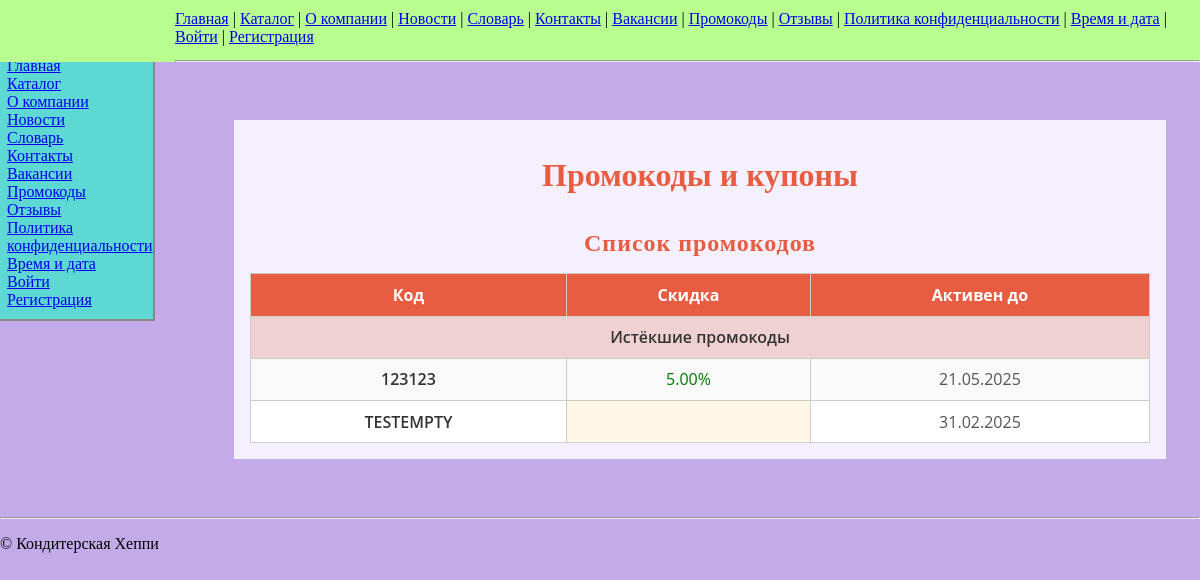
Page /promocodes/ on the earlier database version.
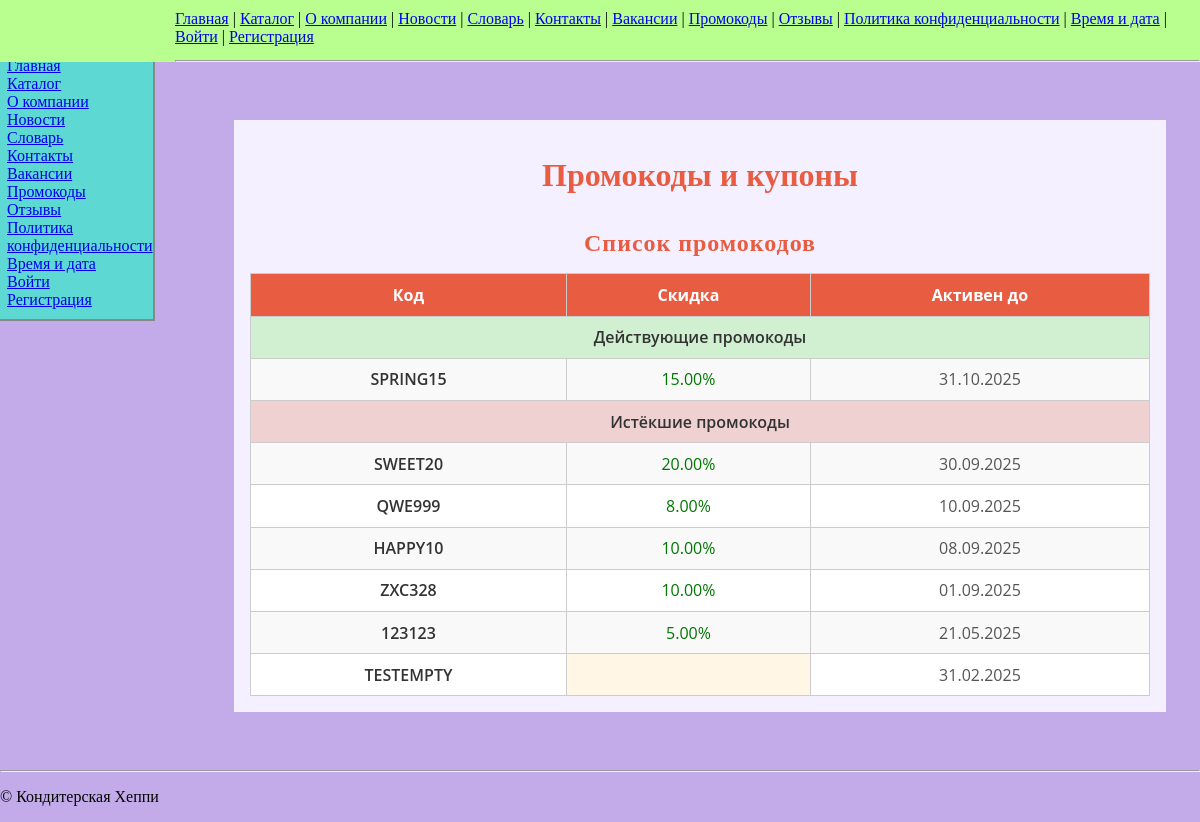
Same page on the later database version.
### shop/models.py (models this page shows, shortened)
class PromoCode(models.Model):
    code       = models.CharField(max_length=50, unique=True)
    discount   = models.DecimalField(max_digits=5, decimal_places=2)
    created_at = models.DateTimeField(auto_now_add=True)
    expires_at = models.DateTimeField(null=True, blank=True)
    @property
    def is_active(self):
        from django.utils import timezone
        if self.expires_at:
            return self.expires_at >= timezone.now()
        return True

### shop/views.py (the view)
# urls.py: re_path(r'^promocodes/$', views.PromoListView.as_view(), name='promocodes'),
class PromoListView(ListView):
    model = PromoCode
    template_name = 'shop/promocodes.html'
    context_object_name = 'promocodes'
    def get_context_data(self, **kwargs):
        context = super().get_context_data(**kwargs)
        now = timezone.now()
        all_codes = PromoCode.objects.all().order_by('-expires_at')
        context['active_promocodes'] = [p for p in all_codes if p.is_active]
        context['expired_promocodes'] = [p for p in all_codes if not p.is_active]
        return context

### shop/templates/shop/promocodes.html (shortened to what this page needs)
{% extends 'base.html' %}
{% block content %}
<div class="promocodes-page">
  <h1>Промокоды и купоны</h1>
  <h2>Список промокодов</h2>
  <table class="promocode-table">
    <thead>
      <tr>
        <th id="code">Код</th>
        <th id="discount">Скидка</th>
        <th id="expires">Активен до</th>
      </tr>
    </thead>
    <tbody>
      {% if active_promocodes %}
        <tr class="section-header">
          <td colspan="3">Действующие промокоды</td>
        </tr>
        {% for p in active_promocodes %}
          <tr>
            <td headers="code">{{ p.code }}</td>
            <td headers="discount">{{ p.discount }}%</td>
            <td headers="expires">{{ p.expires_at|date:"d.m.Y" }}</td>
          </tr>
        {% endfor %}
      {% endif %}
      {% if expired_promocodes %}
        <tr class="section-header expired">
          <td colspan="3">Истёкшие промокоды</td>
        </tr>
        {% for p in expired_promocodes %}
          <tr>
            <td headers="code">{{ p.code }}</td>
            <td headers="discount">{{ p.discount }}%</td>
            <td headers="expires">{{ p.expires_at|date:"d.m.Y" }}</td>
          </tr>
        {% endfor %}
      {% endif %}
      <tr>
        <td>TESTEMPTY</td>
        <td></td>
        <td>31.02.2025</td>
      </tr>
    </tbody>
  </table>
</div>
{% endblock %}

Differences in the rows shown:
added PromoCode: code "SPRING15", discount "15.00", expires_at "31.10.2025", shown under "Список промокодов"
added PromoCode: code "SWEET20", discount "20.00", expires_at "30.09.2025"
added PromoCode: code "QWE999", discount "8.00", expires_at "10.09.2025"
added PromoCode: code "HAPPY10", discount "10.00", expires_at "08.09.2025"
added PromoCode: code "ZXC328", discount "10.00", expires_at "01.09.2025"
Other differences:
text now shown: "Действующие промокоды"
